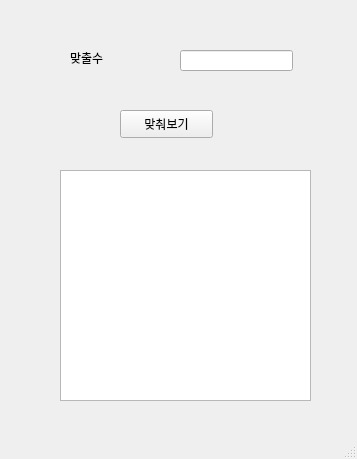
<?xml version="1.0" encoding="UTF-8"?>
<ui version="4.0">
 <class>MainWindow</class>
 <widget class="QMainWindow" name="MainWindow">
  <property name="geometry">
   <rect>
    <x>0</x>
    <y>0</y>
    <width>357</width>
    <height>459</height>
   </rect>
  </property>
  <property name="windowTitle">
   <string>MainWindow</string>
  </property>
  <widget class="QWidget" name="centralwidget">
   <widget class="QLabel" name="lbl">
    <property name="geometry">
     <rect>
      <x>70</x>
      <y>50</y>
      <width>64</width>
      <height>15</height>
     </rect>
    </property>
    <property name="text">
     <string>맞출수</string>
    </property>
   </widget>
   <widget class="QLineEdit" name="le">
    <property name="geometry">
     <rect>
      <x>180</x>
      <y>50</y>
      <width>113</width>
      <height>21</height>
     </rect>
    </property>
   </widget>
   <widget class="QPushButton" name="pb">
    <property name="geometry">
     <rect>
      <x>120</x>
      <y>110</y>
      <width>93</width>
      <height>28</height>
     </rect>
    </property>
    <property name="text">
     <string>맞춰보기</string>
    </property>
   </widget>
   <widget class="QPlainTextEdit" name="pte">
    <property name="geometry">
     <rect>
      <x>60</x>
      <y>170</y>
      <width>251</width>
      <height>231</height>
     </rect>
    </property>
   </widget>
  </widget>
  <widget class="QMenuBar" name="menubar">
   <property name="geometry">
    <rect>
     <x>0</x>
     <y>0</y>
     <width>357</width>
     <height>26</height>
    </rect>
   </property>
  </widget>
  <widget class="QStatusBar" name="statusbar"/>
 </widget>
 <resources/>
 <connections/>
</ui>
